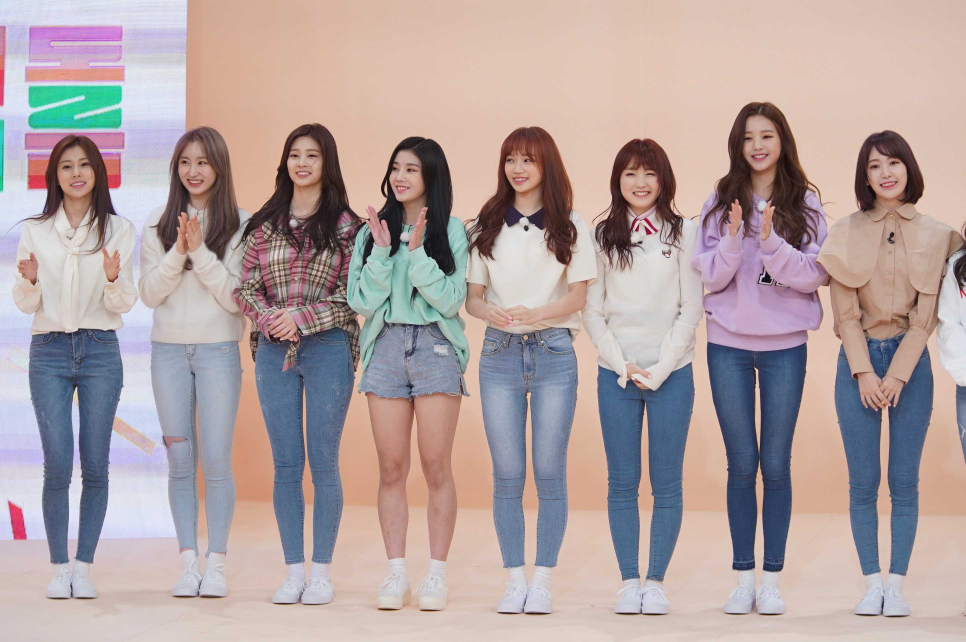
#> input picture image/izone.jpg, 2897 x 1926 px (shown at 1/3 size)
$ python image_face_emoticon.py
#> lines starting #> are read from the running program, lines starting #| are printed output that depends on the picture
# 설치한 OpenCV 패키지 불러오기
import cv2

# 분석하기 위한 이미지 불러오기
image = cv2.imread("../image/izone.jpg", cv2.IMREAD_COLOR)
#> image is the input picture: shape (1926, 2897, 3); mean B, G, R 160.6, 161.3, 176.9

# 흑백사진으로 변경
gray = cv2.cvtColor(image, cv2.COLOR_BGR2GRAY)
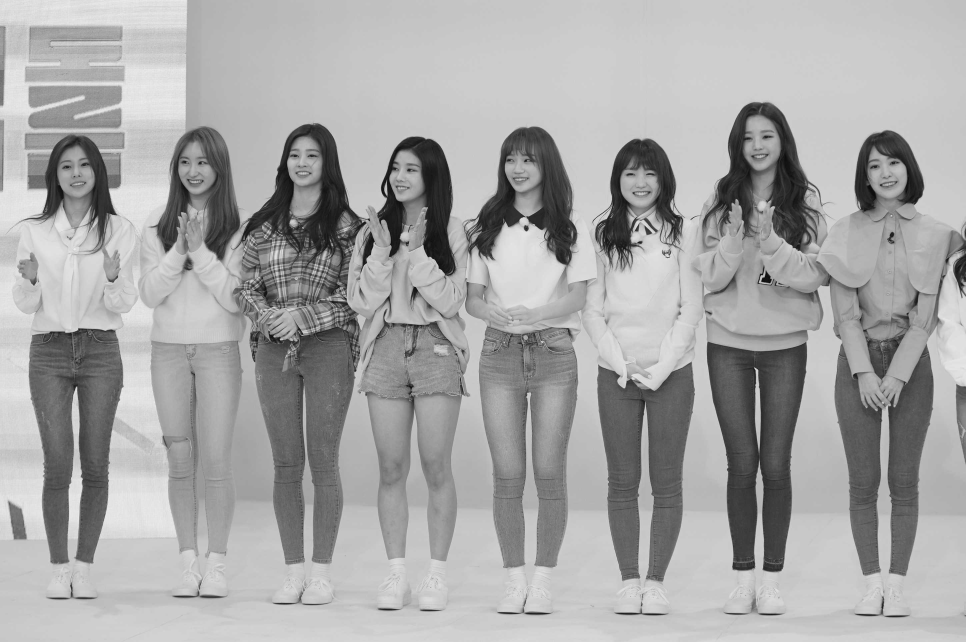
#> gray: shape (1926, 2897) (shown at 1/3 size); min 0, max 255, mean 165.9

# 변환한 흑백사진으로부터 히스토그램 평활화
gray = cv2.equalizeHist(gray)
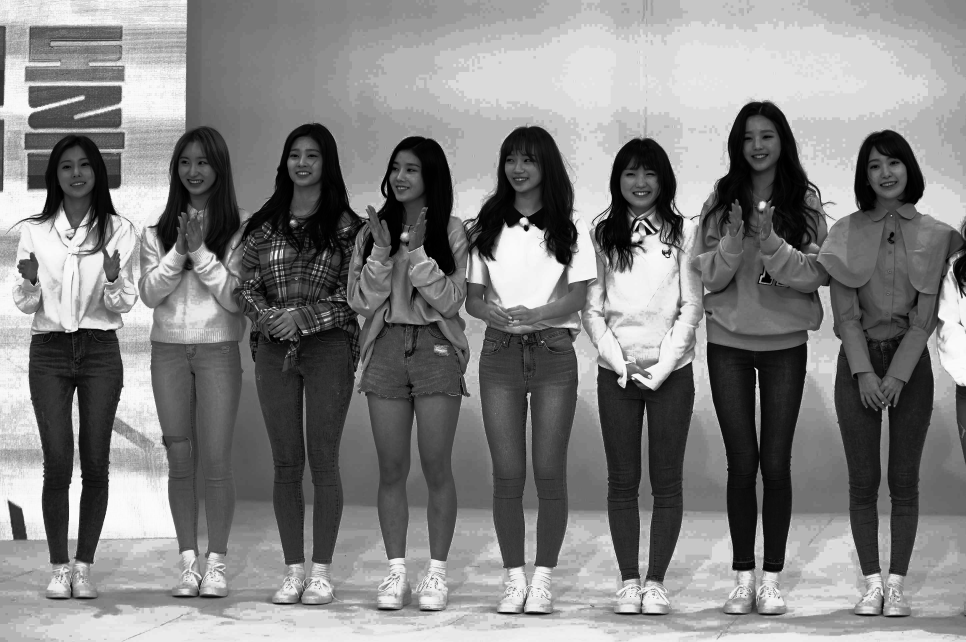
#> gray: shape (1926, 2897) (shown at 1/3 size); min 0, max 255, mean 130.1

#얼굴을 변경할 이모티콘 이미지
emoticon_image = cv2.imread("../image/emoticon.png", cv2.IMREAD_COLOR)

if image is None: raise Exception("이미지 읽기 실패")

# 학습된 얼굴 정면검출기 사용하기
face_cascade = cv2.CascadeClassifier(cv2.data.haarcascades + "haarcascade_frontalface_alt2.xml")

# 얼굴 검출 수행(정확도 높이는 방법의 아래 파라미터를 조절함)
# 얼굴 검출은 히스토그램 평황화한 이미지 사용
# scaleFactor : 1.1
# minNeighbors : 인근 유사 픽셀 발견 비율이 5번 이상
# flags : 0 => 더이상 사용하지 않는 인자값
# 분석할 이미지의 최소 크기 : 가로 100, 세로 100
faces = face_cascade.detectMultiScale(gray, 1.1, 5, 0, (100, 100))
#> faces = [[2204, 358, 144, 144], [842, 416, 134, 134], [518, 440, 128, 128], [1494, 436, 128, 128], [160, 446, 136, 136], [1143, 458, 132, 132], [2585, 440, 145, 145], [1845, 463, 154, 154]]

# 인식된 얼굴의 수
facesCnt = len(faces)
#> facesCnt = 8

# 얼굴이 검출되었다면,
if facesCnt > 0:

    # 검출된 얼굴의 수만큼 반복하여 실행함
    for face in faces:

        # 얼굴 위치 값을 가져오기
        x, y, w, h = face

        # 이모티콘 이미지를 얼굴 영역 크기의 사이즈로 변경하며, 얼굴 영역 크기에 맞추고,
        # 얼굴 영역 이미지를 이모티콘 이미지로 변경
#> (the run stopped early here; a loop or call above may not have finished)

$ run again, with image/03.jpg copied over image/izone.jpg
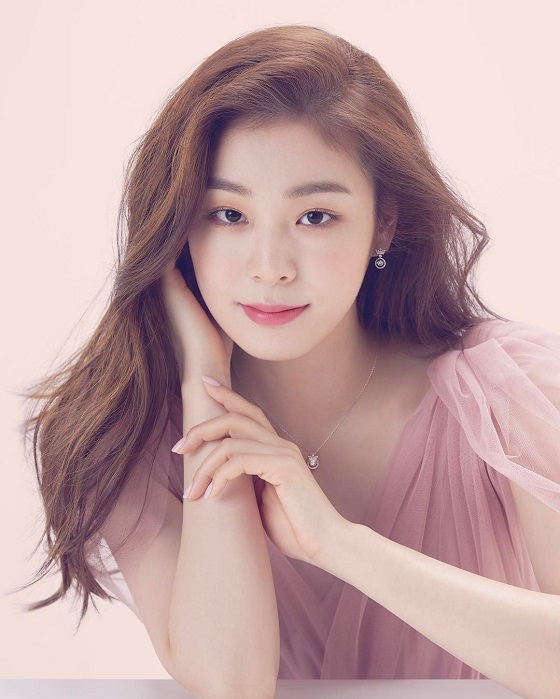
#> input picture image/03.jpg, 560 x 699 px
#> image is the input picture: shape (699, 560, 3); mean B, G, R 165, 164.8, 194.8
#> `gray = cv2.cvtColor(image, cv2.COLOR_BGR2GRAY)`:
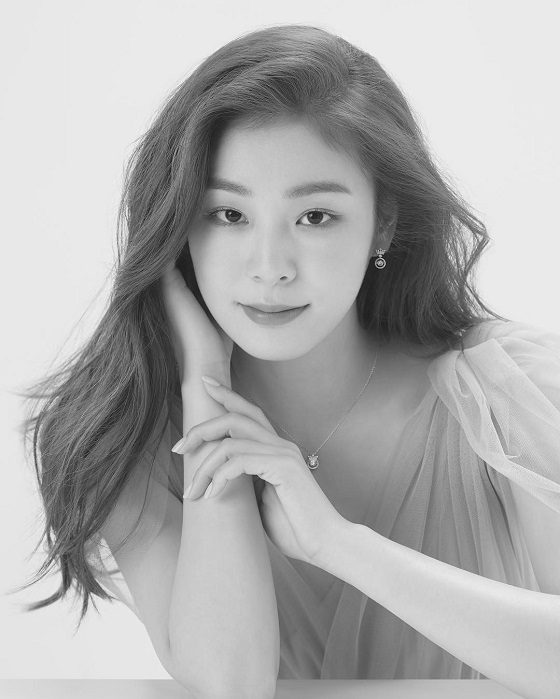
#> gray: shape (699, 560); min 6, max 246, mean 173.7
#> `gray = cv2.equalizeHist(gray)`:
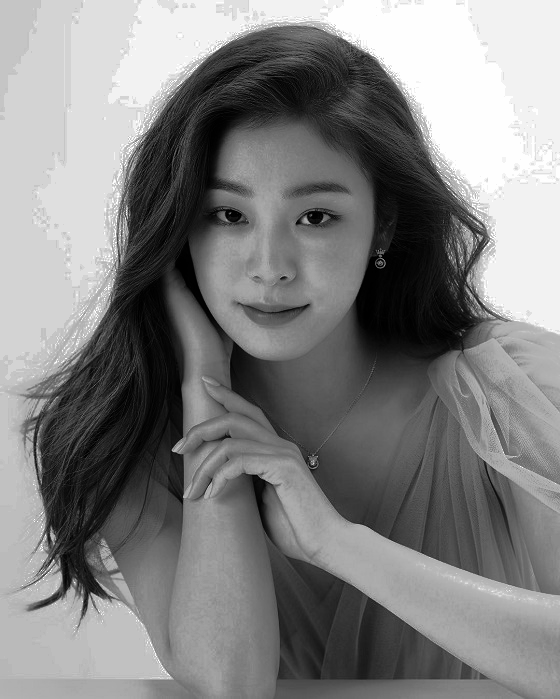
#> gray: shape (699, 560); min 0, max 255, mean 129.6
#> faces = [[165, 137, 223, 223]]
#> facesCnt = 1
